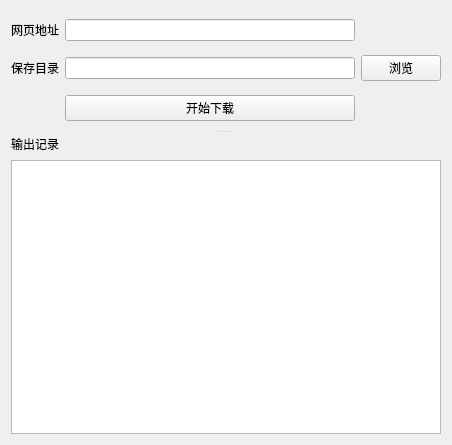
<?xml version="1.0" encoding="UTF-8"?>
<ui version="4.0">
 <class>Form</class>
 <widget class="QWidget" name="Form">
  <property name="geometry">
   <rect>
    <x>0</x>
    <y>0</y>
    <width>452</width>
    <height>445</height>
   </rect>
  </property>
  <property name="windowTitle">
   <string>网页下载工具</string>
  </property>
  <property name="styleSheet">
   <string notr="true">* {
	font-family: 微软雅黑;
}</string>
  </property>
  <layout class="QVBoxLayout" name="verticalLayout_2">
   <item>
    <widget class="QSplitter" name="splitter">
     <property name="orientation">
      <enum>Qt::Vertical</enum>
     </property>
     <widget class="QWidget" name="">
      <layout class="QGridLayout" name="gridLayout">
       <item row="0" column="0">
        <widget class="QLabel" name="label">
         <property name="text">
          <string>网页地址</string>
         </property>
        </widget>
       </item>
       <item row="0" column="1">
        <widget class="QLineEdit" name="inputUrl"/>
       </item>
       <item row="1" column="0">
        <widget class="QLabel" name="label_2">
         <property name="text">
          <string>保存目录</string>
         </property>
        </widget>
       </item>
       <item row="1" column="1">
        <widget class="QLineEdit" name="dirInput"/>
       </item>
       <item row="1" column="2">
        <widget class="QPushButton" name="browserDirBtn">
         <property name="text">
          <string>浏览</string>
         </property>
        </widget>
       </item>
       <item row="2" column="1">
        <widget class="QPushButton" name="startBtn">
         <property name="text">
          <string>开始下载</string>
         </property>
        </widget>
       </item>
      </layout>
     </widget>
     <widget class="QWidget" name="">
      <layout class="QVBoxLayout" name="verticalLayout">
       <item>
        <layout class="QHBoxLayout" name="horizontalLayout">
         <item>
          <widget class="QLabel" name="label_3">
           <property name="text">
            <string>输出记录</string>
           </property>
          </widget>
         </item>
         <item>
          <spacer name="horizontalSpacer">
           <property name="orientation">
            <enum>Qt::Horizontal</enum>
           </property>
           <property name="sizeHint" stdset="0">
            <size>
             <width>40</width>
             <height>20</height>
            </size>
           </property>
          </spacer>
         </item>
        </layout>
       </item>
       <item>
        <widget class="QPlainTextEdit" name="outputBoard"/>
       </item>
      </layout>
     </widget>
    </widget>
   </item>
  </layout>
 </widget>
 <resources/>
 <connections/>
</ui>
